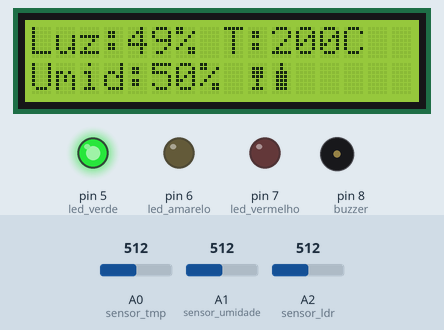
This sketch was run on a simulated Arduino Uno, built with avr-gcc and run on an emulated ATmega328P. Parts: 16×2 character LCD, output pins drawn as LEDs (lit = HIGH), buzzer (waves = sounding, pin HIGH). The test bench sets the inputs (shaded band); at power-on: A2 (sensor_ldr) = 512, A1 (sensor_umidade) = 512, A0 (sensor_tmp) = 512. What the sketch prints to the serial monitor is not drawn.

Above: at 1.6 s.
1.7 s: A2 (sensor_ldr) set to 695
At 2.8 s:
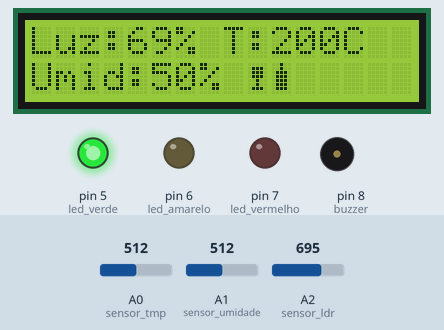
5.8 s: A2 (sensor_ldr) set to 719
At 9.27 s:
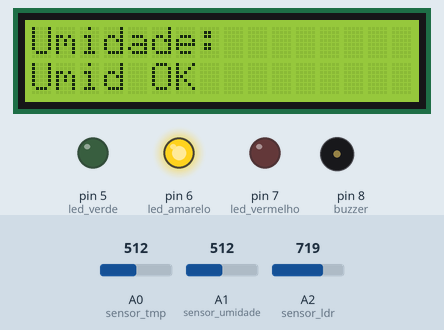
9.9 s: A1 (sensor_umidade) set to 306
At 11.1 s:
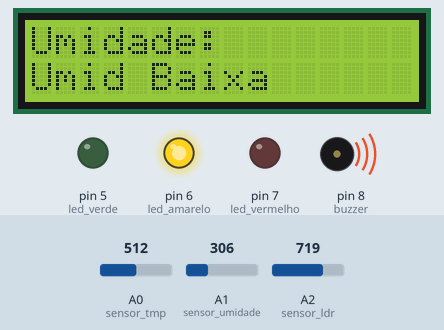
13.5 s: A0 (sensor_tmp) set to 122
At 16.6 s:
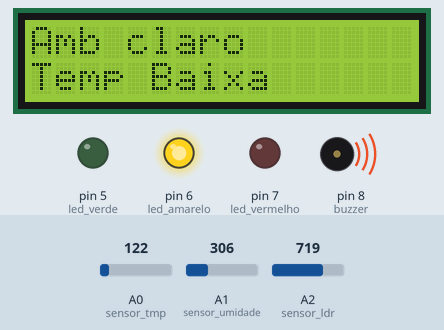
17.6 s: A2 (sensor_ldr) set to 511
At 21.5 s:
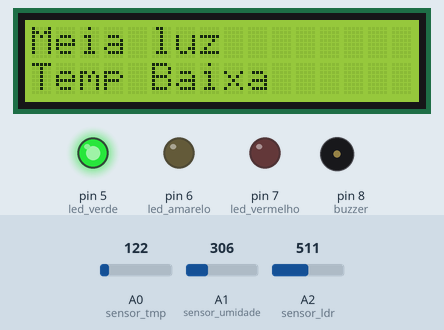
21.7 s: A1 (sensor_umidade) set to 900
At 23.4 s:
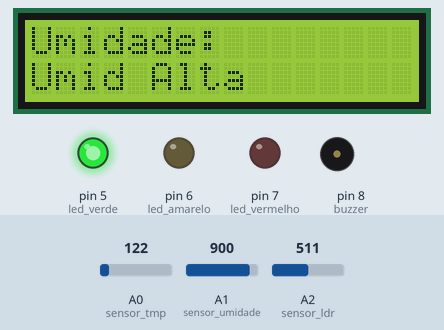
Timing chart, 0 to 24.9 s (numbered marks = the images above; inputs shaded):
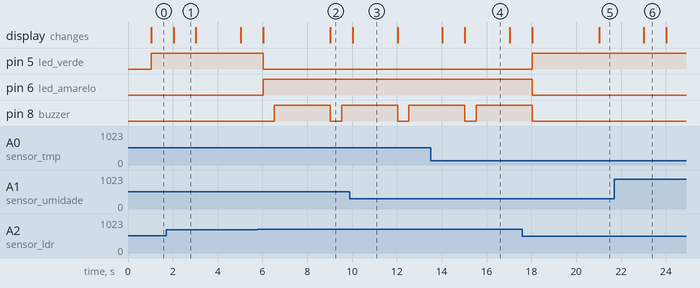

The sketch:

cp_2_edge_grupo_7.ino
```cpp
#include <LiquidCrystal_I2C.h>

#define sensor_ldr  A2
#define sensor_tmp  A0
#define sensor_umidade A1

#define led_verde 5
#define led_amarelo 6
#define led_vermelho 7
#define buzzer 8

LiquidCrystal_I2C lcd(0x20, 16, 2);

// 🥂 Caracteres personalizados
byte wineGlass[8] = {
  B00000,
  B01110,
  B01110,
  B01110,
  B00100,
  B00100,
  B01110,
  B00000
};

byte wineBottle[8] = {
  B00100,
  B00100,
  B01110,
  B01110,
  B01110,
  B01110,
  B01110,
  B00000
};

unsigned long tempo_buzina_alerta = 0;
unsigned long tempo_buzina_problema = 0;
unsigned long tempo_lcd = 0;
unsigned long tempo_tela = 0;

bool mostrarInfos = true;  // controle para alternar mensagens

void setup() {
  Serial.begin(9600);
  pinMode(led_verde, OUTPUT);
  pinMode(led_amarelo, OUTPUT);
  pinMode(led_vermelho, OUTPUT);
  pinMode(buzzer, OUTPUT);
  pinMode(sensor_ldr, INPUT);
  pinMode(sensor_tmp, INPUT);
  pinMode(sensor_umidade, INPUT);

  lcd.init();
  lcd.backlight();
  lcd.clear();

  // Cria os ícones no LCD
  lcd.createChar(0, wineGlass);   // char 0 = taça
  lcd.createChar(1, wineBottle);  // char 1 = garrafa
}

void loop() {
  unsigned long agora = millis();

  // Alterna a mensagem a cada 3 segundos
  if (agora - tempo_tela >= 3000) {
    tempo_tela = agora;
    mostrarInfos = !mostrarInfos;
  }


  if (agora - tempo_lcd >= 1000) {
    tempo_lcd = agora;

    int leitura_sensor_ldr = analogRead(sensor_ldr);
    int variacao_luz = map(leitura_sensor_ldr, 54, 974, 0, 100);

    int leitura_sensor_tmp = analogRead(sensor_tmp);
    float temperatura_celsius = (leitura_sensor_tmp * 5.0 / 1023.0 - 0.5) * 100.0;

    int leitura_sensor_umidade = analogRead(sensor_umidade);
    int umidade_percentual = map(leitura_sensor_umidade, 0, 1023, 0, 100);

    lcd.clear();

    if (mostrarInfos) {
      Serial.print(variacao_luz);
      Serial.print("% | Temp: ");
      Serial.print(temperatura_celsius);
      Serial.print("°C | Umidade: ");
      Serial.println(umidade_percentual);

      lcd.setCursor(0, 0);
      lcd.print("Luz:");
      lcd.print(variacao_luz);
      lcd.print("% T:");
      lcd.print((int)temperatura_celsius);
      lcd.print("C");

      lcd.setCursor(0, 1);
      lcd.print("Umid:");
      lcd.print(umidade_percentual);
      lcd.print("% ");
      lcd.write(byte(0)); // taça
      lcd.write(byte(1)); // garrafa
    } else {
  		static unsigned long tempo_mensagem = 0;
  		static bool mostrar_umidade = false;

  		// Alterna a cada 2 segundos (2000 ms)
 		 if (millis() - tempo_mensagem >= 2000) {
 		   mostrar_umidade = !mostrar_umidade;
  		  tempo_mensagem = millis();
  		}

  		lcd.clear();

 		 if (!mostrar_umidade) {
  		  // Primeiros 2s: iluminação e temperatura
  		  lcd.setCursor(0, 0);
  		  if (variacao_luz <= 30) {
   		   lcd.print("Amb escuro");
   		 }
   		 else if (variacao_luz <= 70) {
   		   lcd.print("Meia luz");
   		 }
   		 else {
    		  lcd.print("Amb claro");
   		 }

   		 lcd.setCursor(0, 1);
   		 if (temperatura_celsius >= 10 && temperatura_celsius <= 15) {
   		   lcd.print("Temp OK ");
  		  }
   		 else if (temperatura_celsius > 15) {
   		   lcd.print("Temp Alta ");
  		  }
  		  else {
   		   lcd.print("Temp Baixa ");
   		 }

 		 } else {
 		   // Depois dos 2s: só umidade
  		  lcd.setCursor(0, 0);
  		  lcd.print("Umidade:");

   		 lcd.setCursor(0, 1);
  		  if (umidade_percentual >= 50 && umidade_percentual <= 70) {
   		   lcd.print("Umid OK ");
  		  }
   		 else if (umidade_percentual > 70) {
   		   lcd.print("Umid Alta ");
  		  }
  		  else {
  		    lcd.print("Umid Baixa ");
  		  }
 		 }

    		}

    		if (variacao_luz <= 70) {
   		   status_ok();
   		 } else if (variacao_luz <= 85) {
   		   status_alerta();
 		   } else {
   		   status_problema();
   		 }
  }

  atualiza_buzinas();
}

void status_ok() {
  digitalWrite(led_verde, HIGH);
  digitalWrite(buzzer, LOW);
  digitalWrite(led_amarelo, LOW);
  digitalWrite(led_vermelho, LOW);
}

void status_alerta() {
  digitalWrite(led_amarelo, HIGH);
  digitalWrite(led_verde, LOW);
  digitalWrite(led_vermelho, LOW);
}

void status_problema() {
  digitalWrite(led_vermelho, HIGH);
  digitalWrite(led_verde, LOW);
  digitalWrite(led_amarelo, LOW);
}

void atualiza_buzinas() {
  unsigned long agora = millis();

  if (digitalRead(led_amarelo) == HIGH) {
    if (agora - tempo_buzina_alerta >= 500 && agora - tempo_buzina_alerta < 3000) {
      digitalWrite(buzzer, HIGH);
    }
    if (agora - tempo_buzina_alerta >= 3000) {
      digitalWrite(buzzer, LOW);
      tempo_buzina_alerta = agora;
    }
  }

  if (digitalRead(led_vermelho) == HIGH) {
    if (agora - tempo_buzina_problema >= 500 && agora - tempo_buzina_problema < 3000) {
      digitalWrite(buzzer, HIGH);
    }
    if (agora - tempo_buzina_problema >= 3000) {
      digitalWrite(buzzer, LOW);
      tempo_buzina_problema = agora;
    }
  }
}
```

Measured:
- the behaviour switches between 707 and 708 on A2 (sensor_ldr) (found by bisection; images 1 and 2)
- after the input at 5.8 s, pin 5 (led_verde): HIGH → LOW after 0.23 s; pin 6 (led_amarelo): LOW → HIGH after 0.23 s; pin 8 (buzzer): LOW → HIGH after 0.73 s, → LOW 2.5 s later, → HIGH 0.50 s later
- after the input at 9.9 s, the display: changes after 0.13 s (image 3)
- after the input at 17.6 s, pin 5 (led_verde): LOW → HIGH after 0.43 s; pin 6 (led_amarelo): HIGH → LOW after 0.43 s; pin 8 (buzzer): goes on until 18.0 s, then stays LOW
- after the input at 21.7 s, the display: changes after 1.3 s (image 6)
- what the display in image 1 shows lasts 1.0 s, from 2.0 s to 3.0 s
- what the display in image 3 shows lasts 2.0 s, from 10.0 s to 12.0 s
